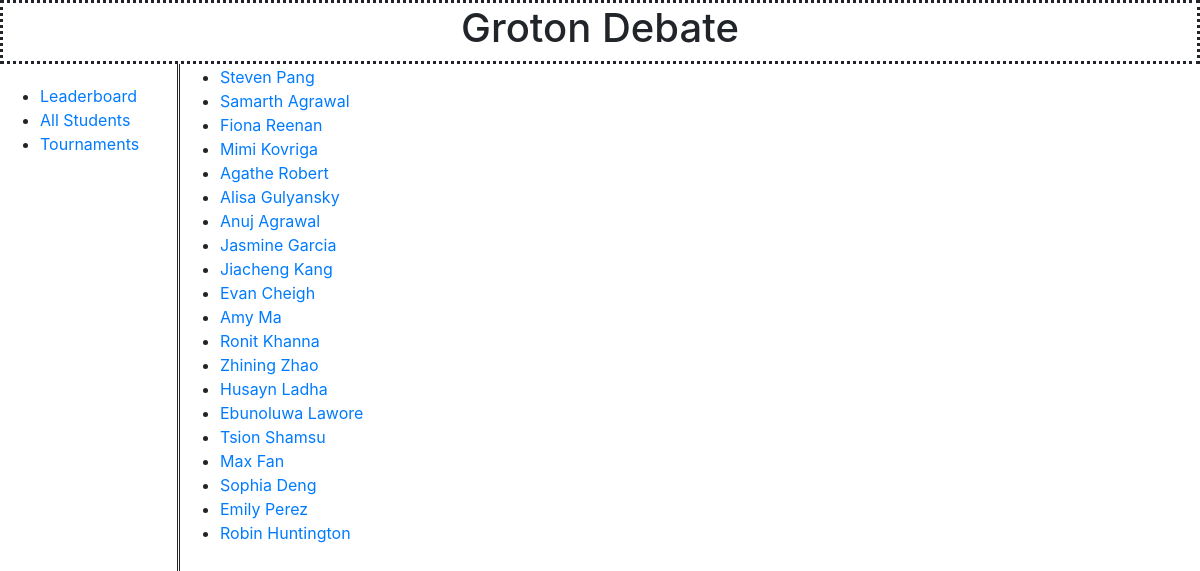
The app's page /database/students with its own data.
### database/models.py (models this page shows, shortened)
class Student(models.Model):
	name = models.CharField(max_length = 100, help_text = "Full Name")
	grad_year = models.IntegerField(help_text = "Form e.g '2022'")
	def __str__(self):
		return self.name

### database/views.py (the view)
# urls.py: path('students', views.student_list, name='students'),
def student_list(request):
	students = Student.objects.all()
	context = {
		'students': students,
	}
	return render(request, 'student_list.html', context = context)

### database/templates/student_list.html (shortened to what this page needs)
{% extends 'base.html' %}
	{% block content %}
		<ul>
		{% for student in students%}
			<li><a href = "{% url 'student-detail' student.pk %}">{{student}}</a></li>
		{% endfor %}
		</ul>
	{% endblock %}

### records on screen
Student: name "Steven Pang"
Student: name "Samarth Agrawal"
Student: name "Fiona Reenan"
Student: name "Mimi Kovriga"
Student: name "Agathe Robert"
Student: name "Alisa Gulyansky"
Student: name "Anuj Agrawal"
Student: name "Jasmine Garcia"
Student: name "Jiacheng Kang"
Student: name "Evan Cheigh"
Student: name "Amy Ma"
Student: name "Ronit Khanna"
Student: name "Zhining Zhao"
Student: name "Husayn Ladha"
Student: name "Ebunoluwa Lawore"
Student: name "Tsion Shamsu"
Student: name "Max Fan"
Student: name "Sophia Deng"
Student: name "Emily Perez"
Student: name "Robin Huntington"
